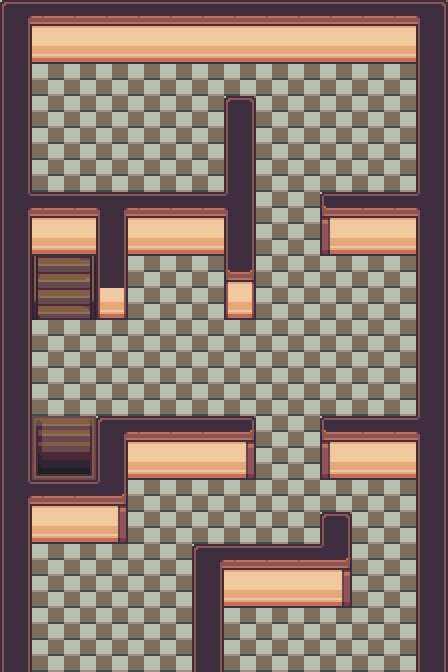

Below is a game level as drawn by its tile map, then a one-line description and the .tmx that defines it (tile-layer data replaced by summaries):
An orthogonal 14x21 tile map with 32x32 px tiles, 4 tile layers (Tile Layer 1, Tile Layer 2, Tile Layer 3, Above Player), 3 tilesets and 18 objects (13x collision, 5x event).

<map version="1.10" tiledversion="1.11.0" orientation="orthogonal" renderorder="right-down" compressionlevel="0" width="14" height="21" tilewidth="32" tileheight="32" infinite="0" nextlayerid="7" nextobjectid="26">
 <properties>
  <property name="edges" value="clamped" />
  <property name="inside" type="bool" value="true" />
  <property name="map_type" value="dungeon" />
  <property name="scenario" value="xero" />
  <property name="slug" value="omnichannel2" />
 </properties>
 <tileset firstgid="1" source="../gfx/tilesets/core_indoor_floors.tsx" />
 <tileset firstgid="3865" source="../gfx/tilesets/core_indoor_stairs.tsx" />
 <tileset firstgid="6835" source="../gfx/tilesets/core_indoor_walls.tsx" />
 <layer id="1" name="Tile Layer 1" width="14" height="21">
  <data>[294 cells, 294 non-empty, 1 distinct tile ids]</data>
 </layer>
 <layer id="2" name="Tile Layer 2" width="14" height="21">
  <data>[294 cells, 136 non-empty, 26 distinct tile ids]</data>
 </layer>
 <layer id="3" name="Tile Layer 3" width="14" height="21">
  <data>[294 cells, 0 non-empty, 0 distinct tile ids]</data>
 </layer>
 <layer id="4" name="Above Player" width="14" height="21">
  <data>[294 cells, 0 non-empty, 0 distinct tile ids]</data>
 </layer>
 <objectgroup color="#ff0000" id="3" name="Collisions">
  <object id="13" type="collision" x="96" y="256" width="32" height="64" />
  <object id="14" type="collision" x="0" y="0" width="448" height="64" />
  <object id="15" type="collision" x="32" y="192" width="192" height="64" />
  <object id="16" type="collision" x="320" y="192" width="96" height="64" />
  <object id="17" type="collision" x="416" y="64" width="32" height="608" />
  <object id="18" type="collision" x="0" y="64" width="32" height="608" />
  <object id="19" type="collision" x="224" y="96" width="32" height="224" />
  <object id="20" type="collision" x="192" y="544" width="32" height="128" />
  <object id="21" type="collision" x="96" y="416" width="160" height="64" />
  <object id="22" type="collision" x="320" y="416" width="96" height="64" />
  <object id="23" type="collision" x="224" y="544" width="128" height="64" />
  <object id="24" type="collision" x="32" y="480" width="96" height="64" />
  <object id="25" type="collision" x="320" y="512" width="32" height="32" />
 </objectgroup>
 <objectgroup color="#ffff00" id="4" name="Events">
  <object id="6" name="Teleport to Omnichannel 3" type="event" x="32" y="288" width="32" height="32">
   <properties>
    <property name="act10" value="transition_teleport player,omnichannel3.tmx,1,12,0.3" />
    <property name="act20" value="char_face player,up" />
    <property name="cond10" value="is char_at player" />
   </properties>
  </object>
  <object id="7" name="Teleport to Omnichannel 3" type="event" x="64" y="288" width="32" height="32">
   <properties>
    <property name="act10" value="transition_teleport player,omnichannel3.tmx,2,12,0.3" />
    <property name="act20" value="char_face player,up" />
    <property name="cond10" value="is char_at player" />
   </properties>
  </object>
  <object id="9" name="Teleport to Omnichannel 1" type="event" x="64" y="416" width="32" height="32">
   <properties>
    <property name="act10" value="transition_teleport player,omnichannel1.tmx,2,10,0.3" />
    <property name="act20" value="char_face player,down" />
    <property name="cond10" value="is char_at player" />
   </properties>
  </object>
  <object id="10" name="Teleport to Omnichannel 1" type="event" x="32" y="416" width="32" height="32">
   <properties>
    <property name="act10" value="transition_teleport player,omnichannel1.tmx,1,10,0.3" />
    <property name="act20" value="char_face player,down" />
    <property name="cond10" value="is char_at player" />
   </properties>
  </object>
  <object id="11" name="Play Music" type="event" x="0" y="0" width="32" height="32">
   <properties>
    <property name="act10" value="play_music music_omnichannel" />
    <property name="cond10" value="not music_playing music_omnichannel" />
   </properties>
  </object>
 </objectgroup>
</map>
